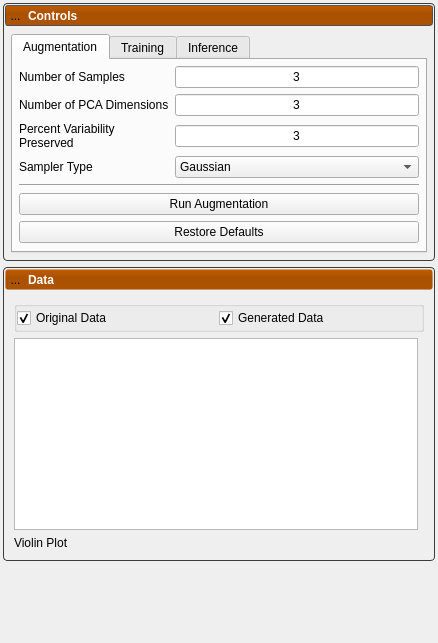
<?xml version="1.0" encoding="UTF-8"?>
<ui version="4.0">
 <class>DeepSSMTool</class>
 <widget class="QWidget" name="DeepSSMTool">
  <property name="geometry">
   <rect>
    <x>0</x>
    <y>0</y>
    <width>438</width>
    <height>643</height>
   </rect>
  </property>
  <property name="windowTitle">
   <string>Form</string>
  </property>
  <property name="styleSheet">
   <string notr="true">
/********************** Tab Widget ***********************/

/*
QTabWidget::pane {
	border: 2px solid rgb( 80, 80, 80 );
}
*/

/*
QTabWidget::pane{
	border-top: 2px solid #C2C7DB;
	background-color: qlineargradient(spread:pad, x1:0.5, y1:0, x2:0.5, y2:0.960227, stop:0 rgba(221, 221, 221, 255), stop:0.155779 rgba(228, 228, 228, 255), stop:1 rgba(202, 204, 204, 255));      
}
*/
/*
QTabBar::tab {
	background-color: qlineargradient(spread:pad, x1:0.5, y1:0, x2:0.5, y2:0.960227, stop:0 rgba(0, 0, 0, 0), stop:0.45 rgba(0, 0, 0, 30), stop:1 rgba(0, 0, 0, 25));
	color: white;
 }
*/

/*
QTabBar::tab:selected {
	background-color: rgb( 84, 168, 212 );
}
*/

QWidget#meanTab{
	background-color: qlineargradient(spread:pad, x1:0.5, y1:0, x2:0.5, y2:0.960227, stop:0 rgba(221, 221, 221, 255), stop:0.155779 rgba(228, 228, 228, 255), stop:1 rgba(202, 204, 204, 255));
}

QWidget#samplesTab{
	background-color: qlineargradient(spread:pad, x1:0.5, y1:0, x2:0.5, y2:0.960227, stop:0 rgba(221, 221, 221, 255), stop:0.155779 rgba(228, 228, 228, 255), stop:1 rgba(202, 204, 204, 255));      
}

QWidget#pcaTab{
	background-color: qlineargradient(spread:pad, x1:0.5, y1:0, x2:0.5, y2:0.960227, stop:0 rgba(221, 221, 221, 255), stop:0.155779 rgba(228, 228, 228, 255), stop:1 rgba(202, 204, 204, 255));      
}

QWidget#regressionTab{
	background-color: qlineargradient(spread:pad, x1:0.5, y1:0, x2:0.5, y2:0.960227, stop:0 rgba(221, 221, 221, 255), stop:0.155779 rgba(228, 228, 228, 255), stop:1 rgba(202, 204, 204, 255));      
}

/********************** Tab Widget ***********************/


/********************** Visualization Panel ***********************/

QLabel#visualizationLabel{
	color: white;
	font: bold;
}
QWidget#visualizationPanel{
	background-color: rgba( 0, 0, 0, 0 );
}

QToolButton#visualizationOpenButton{
	background-color: rgba(0, 0, 0, 0);
	border-radius: 4px;
}

QToolButton#visualizationOpenButton:hover{
	background-color: rgba( 0, 0, 0, 30 ); border-radius: 3px;
}

QWidget#visualizationHeader{
	background-color: qlineargradient(spread:pad, x1:0.5, y1:0, x2:0.5, y2:0.960227, stop:0 rgba(0, 0, 0, 0), stop:0.45 rgba(0, 0, 0, 30), stop:1 rgba(0, 0, 0, 25));
    border-radius: 3px;
}

QWidget#visualizationHeaderBackground{
	background-color: rgb( 84, 168, 212 );
    border-radius: 3px;
	border: 1px solid rgb(90, 90, 90);
}

QWidget#visualizationPanel{
	background-color: rgb( 90, 90, 90 );
	border-radius:4px;
	border: 1px solid rgb(60, 60, 60);
	color: rgb(90, 90, 90);
}

QWidget#visualizationContent{
	border-radius: 3px;
	border: 1px solid rgb(80, 80,80);
	background-color: qlineargradient(spread:pad, x1:0.5, y1:0, x2:0.5, y2:0.960227, stop:0 rgba(221, 221, 221, 255), stop:0.155779 rgba(228, 228, 228, 255), stop:1 rgba(202, 204, 204, 255));      
}
/********************** Visualization Panel ***********************/


/********************** Shape Panel ***********************/

QLabel#shapeLabel{
	color: white;
	font: bold;
}

QWidget#shapePanel{
	background-color: rgba( 0, 0, 0, 0 );
}

QToolButton#shapeOpenButton{
	background-color: rgba(0, 0, 0, 0);
	border-radius: 4px;
}

QToolButton#shapeOpenButton:hover{
	background-color: rgba( 0, 0, 0, 30 ); border-radius: 3px;
}

QWidget#layers_header_{
	background-color: qlineargradient(spread:pad, x1:0.5, y1:0, x2:0.5, y2:0.960227, stop:0 rgba(0, 0, 0, 0), stop:0.45 rgba(0, 0, 0, 30), stop:1 rgba(0, 0, 0, 25));
    border-radius: 3px;
}

QWidget#shapeHeaderBackground{
	background-color: rgb( 84, 168, 212 );
    border-radius: 3px;
	border: 1px solid rgb(90, 90, 90);
}

QWidget#shapePanel{
	background-color: rgb( 90, 90, 90 );
	border-radius:4px;
	border: 1px solid rgb(60, 60, 60);
	color: rgb(90, 90, 90);
}

QWidget#shapeContent{
	border-radius: 3px;
	border: 1px solid rgb(80, 80,80);
	background-color: qlineargradient(spread:pad, x1:0.5, y1:0, x2:0.5, y2:0.960227, stop:0 rgba(221, 221, 221, 255), stop:0.155779 rgba(228, 228, 228, 255), stop:1 rgba(202, 204, 204, 255));      
}
/********************** Shape Panel ***********************/


/********************** reconstruction Panel ***********************/

QLabel#reconstructionLabel{
	color: white;
	font: bold;
}
QWidget#reconstructionPanel{
	background-color: rgba( 0, 0, 0, 0 );
}

QToolButton#reconstructionOpenButton{
	background-color: rgba(0, 0, 0, 0);
	border-radius: 4px;
}

QToolButton#reconstructionOpenButton:hover{
	background-color: rgba( 0, 0, 0, 30 ); border-radius: 3px;
}

QWidget#reconstructionHeader{
	background-color: qlineargradient(spread:pad, x1:0.5, y1:0, x2:0.5, y2:0.960227, stop:0 rgba(0, 0, 0, 0), stop:0.45 rgba(0, 0, 0, 30), stop:1 rgba(0, 0, 0, 25));
    border-radius: 3px;
}

QWidget#reconstructionHeaderBackground{
	background-color: rgb( 84, 168, 212 );
    border-radius: 3px;
	border: 1px solid rgb(90, 90, 90);
}

QWidget#reconstructionPanel{
	background-color: rgb( 90, 90, 90 );
	border-radius:4px;
	border: 1px solid rgb(60, 60, 60);
	color: rgb(90, 90, 90);
}

QWidget#reconstructionContent{
	border-radius: 3px;
	border: 1px solid rgb(80, 80,80);
	background-color: qlineargradient(spread:pad, x1:0.5, y1:0, x2:0.5, y2:0.960227, stop:0 rgba(221, 221, 221, 255), stop:0.155779 rgba(228, 228, 228, 255), stop:1 rgba(202, 204, 204, 255));      
}
/********************** reconstruction Panel ***********************/



/********************** Other ***********************/

QWidget#pcaWidget{
	border-radius: 3px;
	border: 2px solid rgb(80, 80,80);
}


QWidget#sampleWidget{
	border-radius: 3px;
	border: 2px solid rgb(80, 80,80);
}

QWidget#meanWidget{
	border-radius: 3px;
	border: 2px solid rgb(80, 80,80);
}


QWidget#controlsDockContents {
/*	background-color: rgb(0,0,1);
*/

/*
background-color: qlineargradient(spread:pad, x1:0.5, y1:0, x2:0.5, y2:0.960227, stop:0 rgba(1, 0, 0, 0), stop:0.45 rgba(0, 0, 1, 30), stop:1 rgba(0, 1, 0, 25));
*/

/*	background-color: qlineargradient(spread:pad, x1:0.5, y1:0, x2:0.5, y2:0.960227, stop:0 rgba(69, 168, 212, 255), stop:0.45 rgba(0, 0, 0, 30), stop:1 rgba(60, 60, 60, 255));
*/   
 border-radius: 3px;

background: rgb(90,90,90);

/*
	background: grey
*/

/*	color: red;	
*/
}



QWidget#widget {
 background-color: rgba(0,0,255,255);


/*
background-color: qlineargradient(spread:pad, x1:0.5, y1:0, x2:0.5, y2:0.960227, stop:0 rgba(1, 0, 0, 0), stop:0.45 rgba(0, 0, 1, 30), stop:1 rgba(0, 1, 0, 25));
*/

/*
	background: grey
*/

/*	color: red;	
*/
}



QToolButton{
	border: 1px solid rgba( 0, 0, 0, 0 );
	margin: 0, 0, 0, 0;
	padding: 0, 0, 0, 0;
}

QToolButton:hover{
	background-color: rgba( 140, 140, 140, 50 );
}

QToolButton:pressed{
	border: 1px solid rgba( 100, 100, 100, 120 );
	background-color: rgba( 100, 100, 100, 200 );
}


/************************************************************************/




/********************** controls panel ***********************/

QLabel#controls_label {
    color: white;
    font: bold;
}

QPushButton#controls_header {
    background-color: qlineargradient(spread:pad, x1:0.5, y1:0, x2:0.5, y2:0.960227, stop:0 rgba(0, 0, 0, 0), stop:0.45 rgba(0, 0, 0, 30), stop:1 rgba(0, 0, 0, 25));
    border-radius: 3px;
}

QWidget#controls_header_background {
    background-color: rgb( 192, 92, 0);
    border-radius: 3px;
    border: 1px solid rgb(90, 90, 90);
}

QWidget#controls_panel {
    border-radius: 4px;
    border: 1px solid rgb(60, 60, 60);
    color: rgb(90, 90, 90);
}




/********************** data panel ***********************/

QLabel#data_label {
    color: white;
    font: bold;
}

QPushButton#data_header {
    background-color: qlineargradient(spread:pad, x1:0.5, y1:0, x2:0.5, y2:0.960227, stop:0 rgba(0, 0, 0, 0), stop:0.45 rgba(0, 0, 0, 30), stop:1 rgba(0, 0, 0, 25));
    border-radius: 3px;
}

QWidget#data_header_background {
    background-color: rgb( 192, 92, 0);
    border-radius: 3px;
    border: 1px solid rgb(90 90, 90);
}

QWidget#data_panel {
    border-radius: 4px;
    border: 1px solid rgb(60, 60, 60);
    color: rgb(90, 90, 90);
}</string>
  </property>
  <layout class="QVBoxLayout" name="verticalLayout">
   <property name="leftMargin">
    <number>3</number>
   </property>
   <property name="topMargin">
    <number>3</number>
   </property>
   <property name="rightMargin">
    <number>3</number>
   </property>
   <property name="bottomMargin">
    <number>3</number>
   </property>
   <item>
    <widget class="QWidget" name="controls_panel" native="true">
     <property name="sizePolicy">
      <sizepolicy hsizetype="Preferred" vsizetype="Fixed">
       <horstretch>0</horstretch>
       <verstretch>0</verstretch>
      </sizepolicy>
     </property>
     <layout class="QVBoxLayout" name="verticalLayout_12">
      <property name="spacing">
       <number>2</number>
      </property>
      <property name="leftMargin">
       <number>2</number>
      </property>
      <property name="topMargin">
       <number>2</number>
      </property>
      <property name="rightMargin">
       <number>2</number>
      </property>
      <property name="bottomMargin">
       <number>2</number>
      </property>
      <item>
       <widget class="QWidget" name="controls_header_background" native="true">
        <layout class="QVBoxLayout" name="verticalLayout_2">
         <property name="leftMargin">
          <number>0</number>
         </property>
         <property name="topMargin">
          <number>0</number>
         </property>
         <property name="rightMargin">
          <number>0</number>
         </property>
         <property name="bottomMargin">
          <number>0</number>
         </property>
         <item>
          <widget class="QWidget" name="controls_header_background_2" native="true">
           <layout class="QVBoxLayout" name="verticalLayout_13">
            <property name="leftMargin">
             <number>0</number>
            </property>
            <property name="topMargin">
             <number>0</number>
            </property>
            <property name="rightMargin">
             <number>0</number>
            </property>
            <property name="bottomMargin">
             <number>0</number>
            </property>
            <item>
             <widget class="QPushButton" name="controls_header">
              <property name="sizePolicy">
               <sizepolicy hsizetype="Preferred" vsizetype="Fixed">
                <horstretch>0</horstretch>
                <verstretch>0</verstretch>
               </sizepolicy>
              </property>
              <property name="minimumSize">
               <size>
                <width>215</width>
                <height>21</height>
               </size>
              </property>
              <layout class="QHBoxLayout" name="horizontalLayout_15">
               <property name="spacing">
                <number>2</number>
               </property>
               <property name="leftMargin">
                <number>0</number>
               </property>
               <property name="topMargin">
                <number>0</number>
               </property>
               <property name="rightMargin">
                <number>0</number>
               </property>
               <property name="bottomMargin">
                <number>0</number>
               </property>
               <item>
                <widget class="QToolButton" name="controls_open_button">
                 <property name="minimumSize">
                  <size>
                   <width>21</width>
                   <height>21</height>
                  </size>
                 </property>
                 <property name="maximumSize">
                  <size>
                   <width>21</width>
                   <height>21</height>
                  </size>
                 </property>
                 <property name="text">
                  <string>...</string>
                 </property>
                 <property name="icon">
                  <iconset resource="../Resources/ShapeWorksStudio.qrc">
                   <normaloff>:/Studio/Images/RightArrowWhite.png</normaloff>
                   <normalon>:/Studio/Images/DownArrowWhite.png</normalon>:/Studio/Images/RightArrowWhite.png</iconset>
                 </property>
                 <property name="checkable">
                  <bool>true</bool>
                 </property>
                 <property name="checked">
                  <bool>true</bool>
                 </property>
                </widget>
               </item>
               <item>
                <widget class="QLabel" name="controls_label">
                 <property name="text">
                  <string>Controls</string>
                 </property>
                </widget>
               </item>
              </layout>
             </widget>
            </item>
           </layout>
          </widget>
         </item>
        </layout>
       </widget>
      </item>
      <item>
       <widget class="QWidget" name="controls_content" native="true">
        <layout class="QVBoxLayout" name="verticalLayout_23">
         <property name="spacing">
          <number>2</number>
         </property>
         <property name="leftMargin">
          <number>0</number>
         </property>
         <property name="topMargin">
          <number>0</number>
         </property>
         <property name="rightMargin">
          <number>0</number>
         </property>
         <property name="bottomMargin">
          <number>0</number>
         </property>
         <item>
          <widget class="QWidget" name="controls_content_widget" native="true">
           <layout class="QGridLayout" name="gridLayout_10">
            <property name="leftMargin">
             <number>6</number>
            </property>
            <property name="topMargin">
             <number>6</number>
            </property>
            <property name="rightMargin">
             <number>6</number>
            </property>
            <property name="bottomMargin">
             <number>6</number>
            </property>
            <item row="0" column="0">
             <widget class="QTabWidget" name="tabWidget">
              <property name="currentIndex">
               <number>0</number>
              </property>
              <widget class="QWidget" name="augmentation_tab">
               <attribute name="title">
                <string>Augmentation</string>
               </attribute>
               <layout class="QGridLayout" name="gridLayout">
                <property name="leftMargin">
                 <number>6</number>
                </property>
                <property name="topMargin">
                 <number>6</number>
                </property>
                <property name="rightMargin">
                 <number>6</number>
                </property>
                <property name="bottomMargin">
                 <number>6</number>
                </property>
                <item row="1" column="0">
                 <widget class="QLabel" name="label_2">
                  <property name="text">
                   <string>Number of PCA Dimensions</string>
                  </property>
                 </widget>
                </item>
                <item row="4" column="0" colspan="2">
                 <widget class="Line" name="line">
                  <property name="orientation">
                   <enum>Qt::Horizontal</enum>
                  </property>
                 </widget>
                </item>
                <item row="3" column="0">
                 <widget class="QLabel" name="label_4">
                  <property name="text">
                   <string>Sampler Type</string>
                  </property>
                 </widget>
                </item>
                <item row="0" column="0">
                 <widget class="QLabel" name="label">
                  <property name="text">
                   <string>Number of Samples</string>
                  </property>
                 </widget>
                </item>
                <item row="3" column="1">
                 <widget class="QComboBox" name="sampler_type">
                  <item>
                   <property name="text">
                    <string>Gaussian</string>
                   </property>
                  </item>
                  <item>
                   <property name="text">
                    <string>Mixture of Gaussian</string>
                   </property>
                  </item>
                  <item>
                   <property name="text">
                    <string>KDE</string>
                   </property>
                  </item>
                 </widget>
                </item>
                <item row="0" column="1">
                 <widget class="QLineEdit" name="num_samples">
                  <property name="text">
                   <string>3</string>
                  </property>
                  <property name="alignment">
                   <set>Qt::AlignCenter</set>
                  </property>
                 </widget>
                </item>
                <item row="1" column="1">
                 <widget class="QLineEdit" name="num_pca_dims">
                  <property name="text">
                   <string>3</string>
                  </property>
                  <property name="alignment">
                   <set>Qt::AlignCenter</set>
                  </property>
                 </widget>
                </item>
                <item row="5" column="0" colspan="2">
                 <widget class="QPushButton" name="run_augmentation_button">
                  <property name="text">
                   <string>Run Augmentation</string>
                  </property>
                 </widget>
                </item>
                <item row="2" column="0">
                 <widget class="QLabel" name="label_3">
                  <property name="text">
                   <string>Percent Variability
Preserved</string>
                  </property>
                 </widget>
                </item>
                <item row="2" column="1">
                 <widget class="QLineEdit" name="percent_variability">
                  <property name="text">
                   <string>3</string>
                  </property>
                  <property name="alignment">
                   <set>Qt::AlignCenter</set>
                  </property>
                 </widget>
                </item>
                <item row="6" column="0" colspan="2">
                 <widget class="QPushButton" name="run_optimize_button_3">
                  <property name="text">
                   <string>Restore Defaults</string>
                  </property>
                 </widget>
                </item>
               </layout>
              </widget>
              <widget class="QWidget" name="training_tab">
               <attribute name="title">
                <string>Training</string>
               </attribute>
               <layout class="QGridLayout" name="gridLayout_4"/>
              </widget>
              <widget class="QWidget" name="inference_tab">
               <attribute name="title">
                <string>Inference</string>
               </attribute>
               <layout class="QGridLayout" name="gridLayout_2">
                <property name="leftMargin">
                 <number>3</number>
                </property>
                <property name="rightMargin">
                 <number>3</number>
                </property>
               </layout>
              </widget>
             </widget>
            </item>
           </layout>
          </widget>
         </item>
        </layout>
       </widget>
      </item>
     </layout>
    </widget>
   </item>
   <item>
    <widget class="QWidget" name="data_panel" native="true">
     <property name="sizePolicy">
      <sizepolicy hsizetype="Preferred" vsizetype="Fixed">
       <horstretch>0</horstretch>
       <verstretch>0</verstretch>
      </sizepolicy>
     </property>
     <layout class="QVBoxLayout" name="verticalLayout_8">
      <property name="spacing">
       <number>2</number>
      </property>
      <property name="leftMargin">
       <number>2</number>
      </property>
      <property name="topMargin">
       <number>2</number>
      </property>
      <property name="rightMargin">
       <number>2</number>
      </property>
      <property name="bottomMargin">
       <number>2</number>
      </property>
      <item>
       <widget class="QWidget" name="data_header_background" native="true">
        <layout class="QVBoxLayout" name="verticalLayout_9">
         <property name="leftMargin">
          <number>0</number>
         </property>
         <property name="topMargin">
          <number>0</number>
         </property>
         <property name="rightMargin">
          <number>0</number>
         </property>
         <property name="bottomMargin">
          <number>0</number>
         </property>
         <item>
          <widget class="QPushButton" name="data_header">
           <property name="sizePolicy">
            <sizepolicy hsizetype="Preferred" vsizetype="Fixed">
             <horstretch>0</horstretch>
             <verstretch>0</verstretch>
            </sizepolicy>
           </property>
           <property name="minimumSize">
            <size>
             <width>215</width>
             <height>21</height>
            </size>
           </property>
           <layout class="QHBoxLayout" name="horizontalLayout_5">
            <property name="spacing">
             <number>2</number>
            </property>
            <property name="leftMargin">
             <number>0</number>
            </property>
            <property name="topMargin">
             <number>0</number>
            </property>
            <property name="rightMargin">
             <number>0</number>
            </property>
            <property name="bottomMargin">
             <number>0</number>
            </property>
            <item>
             <widget class="QToolButton" name="data_open_button">
              <property name="minimumSize">
               <size>
                <width>21</width>
                <height>21</height>
               </size>
              </property>
              <property name="maximumSize">
               <size>
                <width>21</width>
                <height>21</height>
               </size>
              </property>
              <property name="text">
               <string>...</string>
              </property>
              <property name="icon">
               <iconset resource="../Resources/ShapeWorksStudio.qrc">
                <normaloff>:/Studio/Images/RightArrowWhite.png</normaloff>
                <normalon>:/Studio/Images/DownArrowWhite.png</normalon>:/Studio/Images/RightArrowWhite.png</iconset>
              </property>
              <property name="checkable">
               <bool>true</bool>
              </property>
              <property name="checked">
               <bool>true</bool>
              </property>
             </widget>
            </item>
            <item>
             <widget class="QLabel" name="data_label">
              <property name="text">
               <string>Data</string>
              </property>
             </widget>
            </item>
           </layout>
          </widget>
         </item>
        </layout>
       </widget>
      </item>
      <item>
       <widget class="QWidget" name="data_content" native="true">
        <layout class="QGridLayout" name="gridLayout_12">
         <item row="0" column="0" colspan="2">
          <widget class="QGroupBox" name="groupBox">
           <property name="title">
            <string/>
           </property>
           <layout class="QHBoxLayout" name="horizontalLayout_2">
            <property name="spacing">
             <number>0</number>
            </property>
            <property name="leftMargin">
             <number>0</number>
            </property>
            <property name="topMargin">
             <number>0</number>
            </property>
            <property name="rightMargin">
             <number>0</number>
            </property>
            <property name="bottomMargin">
             <number>0</number>
            </property>
            <item>
             <widget class="QCheckBox" name="original_data_checkbox">
              <property name="text">
               <string>Original Data</string>
              </property>
              <property name="checked">
               <bool>true</bool>
              </property>
             </widget>
            </item>
            <item>
             <widget class="QCheckBox" name="generated_data_checkbox">
              <property name="text">
               <string>Generated Data</string>
              </property>
              <property name="checked">
               <bool>true</bool>
              </property>
             </widget>
            </item>
           </layout>
          </widget>
         </item>
         <item row="1" column="0">
          <widget class="QTableWidget" name="table"/>
         </item>
         <item row="2" column="0">
          <widget class="QLabel" name="violin_plot">
           <property name="text">
            <string>Violin Plot</string>
           </property>
          </widget>
         </item>
        </layout>
       </widget>
      </item>
     </layout>
    </widget>
   </item>
   <item>
    <widget class="QWidget" name="widget_2" native="true">
     <property name="minimumSize">
      <size>
       <width>55</width>
       <height>55</height>
      </size>
     </property>
    </widget>
   </item>
   <item>
    <spacer name="verticalSpacer">
     <property name="orientation">
      <enum>Qt::Vertical</enum>
     </property>
     <property name="sizeHint" stdset="0">
      <size>
       <width>20</width>
       <height>40</height>
      </size>
     </property>
    </spacer>
   </item>
  </layout>
 </widget>
 <resources>
  <include location="../Resources/ShapeWorksStudio.qrc"/>
 </resources>
 <connections/>
</ui>
